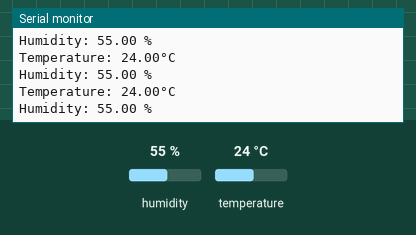
This program was run on a simulated Arduino Uno, built with avr-gcc and run on an emulated ATmega328P. Parts: the last lines printed to the serial monitor. Inputs (shaded band) come from the test bench; at power-on: humidity 55 %, temperature 24 °C.

Above: at 6.8 s.
6.9 s: humidity set to 22 %
At 11.1 s:
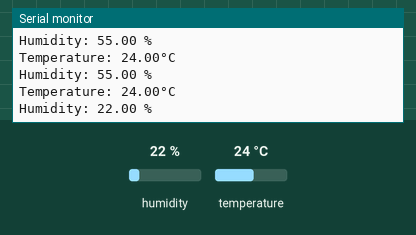
12.3 s: temperature set to 12 °C
At 15.3 s:
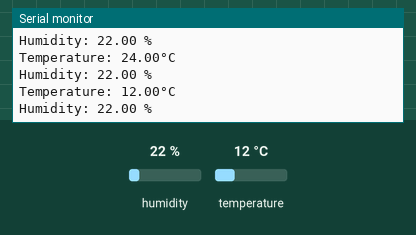
17.7 s: humidity set to 40 %
At 18.4 s:
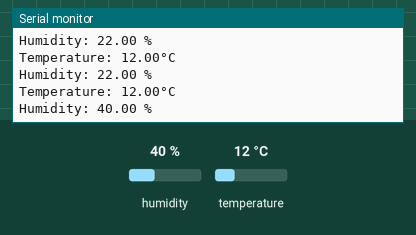
Timing chart, 0 to 20.7 s (numbered marks = the images above; inputs shaded):
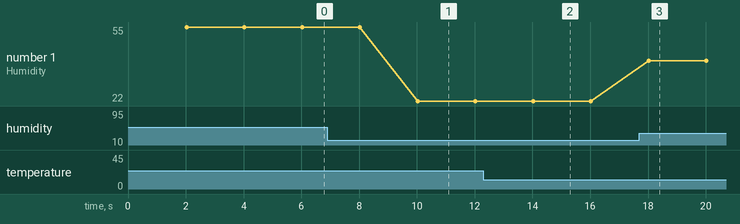

The program:

main.cpp
```cpp
/*
        _          _ ______ _____ _____
       (_)        | |  ____|  __ \_   _|
  _ __  ___  _____| | |__  | |  | || |
 | '_ \| \ \/ / _ \ |  __| | |  | || |
 | |_) | |>  <  __/ | |____| |__| || |_
 | .__/|_/_/\_\___|_|______|_____/_____|
 | |
 |_|

www.pixeledi.eu | https://linktr.ee/pixeledi
SPI UNO | V1.0 | 05.2023
*/

#include <Arduino.h>
#include <Adafruit_Sensor.h>
#include "DHT.h"
#include <SPI.h>

// Arduino UNO fixed SPI GPIOs
// 11 = MOSI
// 12 = MISO
// 13 = SCK
// 10 = SS

#define DHTPIN 5
#define DHTTYPE DHT22
DHT dht(DHTPIN, DHTTYPE);
unsigned long previousMillis = millis();

const int SS_PIN = 10; // Slave Select (SS) pin

void setup()
{
  Serial.begin(9600);
  dht.begin();

  SPI.begin();
  SPI.setClockDivider(SPI_CLOCK_DIV8);
  digitalWrite(SS, HIGH);
}

void loop()
{
  unsigned long currentMillis = millis();

  if (currentMillis - previousMillis >= (1000 * 2))
  {
    previousMillis = currentMillis;
    float hum = dht.readHumidity();
    float tmp = dht.readTemperature();

    // Select the slave device
    digitalWrite(SS_PIN, LOW);
    SPI.transfer(tmp);
    digitalWrite(SS_PIN, HIGH);

    Serial.print("Temperature: ");
    Serial.print(tmp);
    Serial.println("°C");
    Serial.print("Humidity: ");
    Serial.print(hum);
    Serial.println(" %");
  }
}
```

Measured:
- after the input at 6.9 s, the serial monitor: prints a new line after 3.1 s (image 1)
- after the input at 12.3 s, the serial monitor: prints a new line after 1.7 s (image 2)
- after the input at 17.7 s, the serial monitor: prints a new line after 0.33 s (image 3)
- plotted number 1: 55 → 22 after the input at 6.9 s, 22 → 40 after the input at 17.7 s
